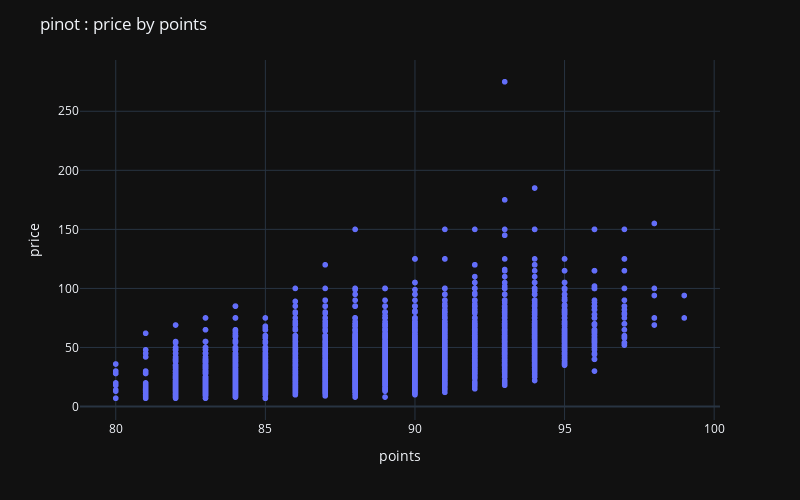

Source (notebook cell):
### Code cell
fig_pinot = px.scatter(data_frame=df_usa_pinot,x='points',y='price')

fig_pinot.update_layout(template='plotly_dark', title='pinot : price by points' ,height = 500,width=800)
fig_pinot.show()

### Figure 1 — Plotly figure (JSON) as saved in the notebook; plotly's stock layout.template omitted (floating-point values rounded to 4 significant figures; data arrays with more than 128 entries replaced by an {"elided": "..."} marker saying what was removed)
{"data": [{"hovertemplate": "points=%{x}<br>price=%{y}<extra></extra>", "legendgroup": "", "marker": {"color": "#636efa", "symbol": "circle"}, "mode": "markers", "name": "", "showlegend": false, "type": "scattergl", "x": {"elided": "9885 int values"}, "xaxis": "x", "y": {"elided": "9885 int values"}, "yaxis": "y"}], "layout": {"height": 500, "legend": {"tracegroupgap": 0}, "margin": {"t": 60}, "title": {"text": "pinot : price by points"}, "width": 800, "xaxis": {"anchor": "y", "domain": [0, 1], "title": {"text": "points"}}, "yaxis": {"anchor": "x", "domain": [0, 1], "title": {"text": "price"}}}}
